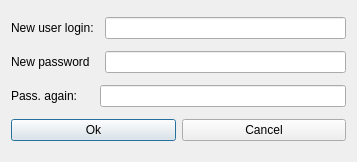
<?xml version="1.0" encoding="UTF-8"?>
<ui version="4.0">
 <class>SetUser</class>
 <widget class="QDialog" name="SetUser">
  <property name="geometry">
   <rect>
    <x>0</x>
    <y>0</y>
    <width>357</width>
    <height>162</height>
   </rect>
  </property>
  <property name="sizePolicy">
   <sizepolicy hsizetype="Fixed" vsizetype="Fixed">
    <horstretch>0</horstretch>
    <verstretch>0</verstretch>
   </sizepolicy>
  </property>
  <property name="windowTitle">
   <string>Dialog</string>
  </property>
  <layout class="QHBoxLayout" name="horizontalLayout_5">
   <item>
    <layout class="QVBoxLayout" name="verticalLayout">
     <item>
      <layout class="QHBoxLayout" name="horizontalLayout_2">
       <property name="spacing">
        <number>11</number>
       </property>
       <item>
        <widget class="QLabel" name="label">
         <property name="sizePolicy">
          <sizepolicy hsizetype="Fixed" vsizetype="Fixed">
           <horstretch>0</horstretch>
           <verstretch>0</verstretch>
          </sizepolicy>
         </property>
         <property name="text">
          <string>New user login:</string>
         </property>
        </widget>
       </item>
       <item>
        <widget class="QLineEdit" name="lineEdit">
         <property name="maximumSize">
          <size>
           <width>250</width>
           <height>16777215</height>
          </size>
         </property>
        </widget>
       </item>
      </layout>
     </item>
     <item>
      <layout class="QHBoxLayout" name="horizontalLayout_3">
       <property name="spacing">
        <number>15</number>
       </property>
       <item>
        <widget class="QLabel" name="label_2">
         <property name="sizePolicy">
          <sizepolicy hsizetype="Fixed" vsizetype="Fixed">
           <horstretch>0</horstretch>
           <verstretch>0</verstretch>
          </sizepolicy>
         </property>
         <property name="text">
          <string>New password</string>
         </property>
        </widget>
       </item>
       <item>
        <widget class="QLineEdit" name="lineEdit_2">
         <property name="maximumSize">
          <size>
           <width>250</width>
           <height>16777215</height>
          </size>
         </property>
         <property name="echoMode">
          <enum>QLineEdit::Password</enum>
         </property>
        </widget>
       </item>
      </layout>
     </item>
     <item>
      <layout class="QHBoxLayout" name="horizontalLayout_4">
       <property name="spacing">
        <number>23</number>
       </property>
       <item>
        <widget class="QLabel" name="label_3">
         <property name="text">
          <string>Pass. again:</string>
         </property>
        </widget>
       </item>
       <item>
        <widget class="QLineEdit" name="lineEdit_3">
         <property name="sizePolicy">
          <sizepolicy hsizetype="Expanding" vsizetype="Fixed">
           <horstretch>0</horstretch>
           <verstretch>0</verstretch>
          </sizepolicy>
         </property>
         <property name="maximumSize">
          <size>
           <width>250</width>
           <height>16777215</height>
          </size>
         </property>
         <property name="echoMode">
          <enum>QLineEdit::Password</enum>
         </property>
        </widget>
       </item>
      </layout>
     </item>
     <item>
      <layout class="QHBoxLayout" name="horizontalLayout">
       <item>
        <widget class="QPushButton" name="pushButton">
         <property name="text">
          <string>Ok</string>
         </property>
        </widget>
       </item>
       <item>
        <widget class="QPushButton" name="pushButton_2">
         <property name="text">
          <string>Cancel</string>
         </property>
        </widget>
       </item>
      </layout>
     </item>
    </layout>
   </item>
  </layout>
 </widget>
 <resources/>
 <connections/>
</ui>
